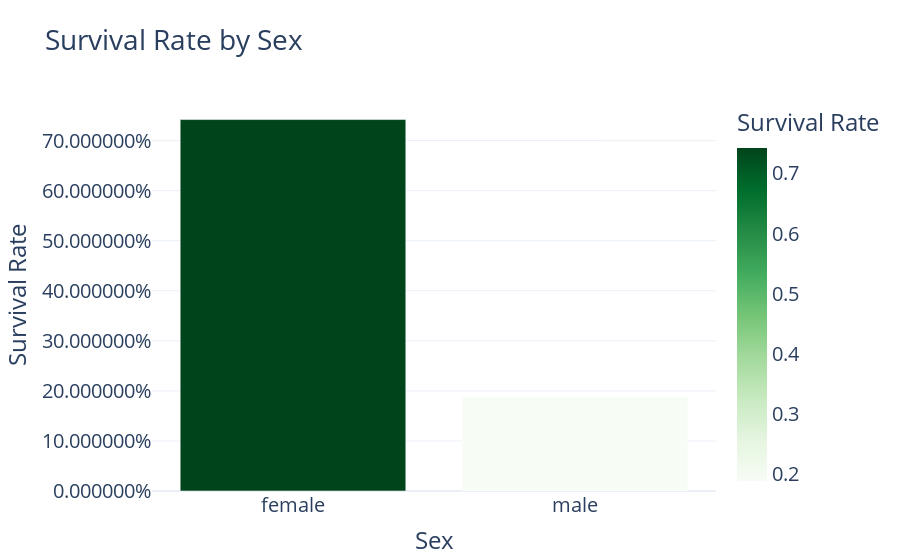

Here is the notebook cell this chart was saved with:
### Code cell
# Your DataFrame and calculation
data = passenger_df_train[['Sex', 'Survived']].groupby(['Sex'], as_index=False).mean().sort_values(by='Survived', ascending=False)

# Create a bar plot using Plotly Express
fig = px.bar(data, x='Sex', y='Survived', title='Survival Rate by Sex',
             labels={'Sex': 'Sex', 'Survived': 'Survival Rate'},
             color='Survived', color_continuous_scale='greens')

# Update layout
fig.update_layout(xaxis=dict(tickmode='linear'), yaxis_tickformat='%')

### Figure 1 — Plotly figure (JSON) as saved in the notebook; plotly's stock layout.template omitted (floating-point values rounded to 4 significant figures)
{"data": [{"alignmentgroup": "True", "hovertemplate": "Sex=%{x}<br>Survival Rate=%{marker.color}<extra></extra>", "legendgroup": "", "marker": {"color": [0.742, 0.1889], "coloraxis": "coloraxis", "pattern": {"shape": ""}}, "name": "", "offsetgroup": "", "orientation": "v", "showlegend": false, "textposition": "auto", "type": "bar", "x": ["female", "male"], "xaxis": "x", "y": [0.742, 0.1889], "yaxis": "y"}], "layout": {"autosize": true, "barmode": "relative", "coloraxis": {"colorbar": {"title": {"text": "Survival Rate"}}, "colorscale": [[0, "rgb(247,252,245)"], [0.125, "rgb(229,245,224)"], [0.25, "rgb(199,233,192)"], [0.375, "rgb(161,217,155)"], [0.5, "rgb(116,196,118)"], [0.625, "rgb(65,171,93)"], [0.75, "rgb(35,139,69)"], [0.875, "rgb(0,109,44)"], [1, "rgb(0,68,27)"]]}, "legend": {"tracegroupgap": 0}, "title": {"text": "Survival Rate by Sex"}, "xaxis": {"anchor": "y", "autorange": true, "domain": [0, 1], "range": [-0.5, 1.5], "tickmode": "linear", "title": {"text": "Sex"}, "type": "category"}, "yaxis": {"anchor": "x", "autorange": true, "domain": [0, 1], "range": [0, 0.7811], "tickformat": "%", "title": {"text": "Survival Rate"}, "type": "linear"}}}
